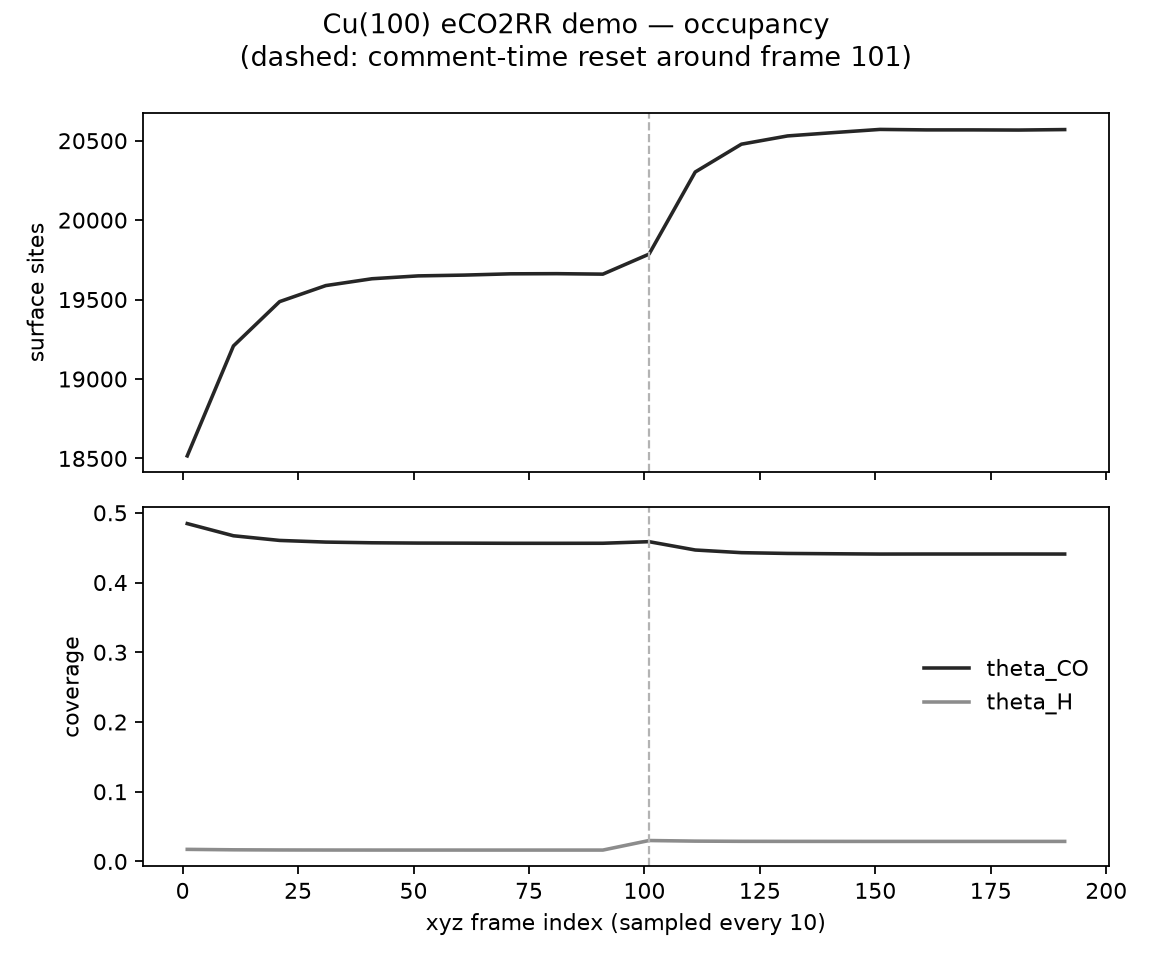

The Python source for this figure:
#!/usr/bin/env python3
"""Stream traj-demo.xyz (does not load the whole 1.2 GB) and write occupancy vs frame."""
from collections import Counter
from pathlib import Path
import matplotlib.pyplot as plt
import numpy as np

XYZ = Path("traj-demo.xyz")
DAT = Path("traj-demo.dat")
STRIDE = 10
OUT_CSV = Path("occupancy_vs_time.csv")
OUT_PNG = Path("occupancy_vs_time.png")

def parse_comment_time(comment: str) -> float:
    for p in reversed(comment.split()):
        try:
            return float(p)
        except ValueError:
            continue
    return float("nan")

def sample(path: Path, stride: int):
    rows = []
    with path.open() as f:
        iframe = 0
        while True:
            line = f.readline()
            if not line:
                break
            natoms = int(line.strip())
            comment = f.readline()
            take = iframe % stride == 0
            st = Counter()
            for _ in range(natoms):
                parts = f.readline().split()
                if take and len(parts) >= 5:
                    st[parts[4]] += 1
            if take:
                bulk = st.get("5", 0)
                empty = st.get("0", 0)
                co = st.get("1", 0)
                h = st.get("2", 0)
                surf = empty + co + h
                t = parse_comment_time(comment)
                rows.append((
                    iframe + 1, t, natoms, bulk, surf, empty, co, h,
                    co / surf if surf else float("nan"),
                    h / surf if surf else float("nan"),
                ))
            iframe += 1
    return rows, iframe

rows, nframes = sample(XYZ, STRIDE)
header = "frame,time_s,natoms,bulk,surface,empty,co,h,theta_CO,theta_H"
with OUT_CSV.open("w") as f:
    f.write(header + "\n")
    for r in rows:
        f.write(",".join(str(x) for x in r) + "\n")

data = np.array(rows, dtype=float)
fig, ax = plt.subplots(2, 1, figsize=(7.2, 6.0), sharex=True)
ax[0].plot(data[:, 0], data[:, 4], color="0.15", lw=1.6)
ax[0].set_ylabel("surface sites")
ax[0].axvline(101, color="0.7", ls="--", lw=1)
ax[1].plot(data[:, 0], data[:, 8], color="0.15", lw=1.6, label="theta_CO")
ax[1].plot(data[:, 0], data[:, 9], color="0.55", lw=1.6, label="theta_H")
ax[1].axvline(101, color="0.7", ls="--", lw=1)
ax[1].set_ylabel("coverage")
ax[1].set_xlabel("xyz frame index (sampled every %d)" % STRIDE)
ax[1].legend(frameon=False)
fig.suptitle("Cu(100) eCO2RR demo — occupancy\n(dashed: comment-time reset around frame 101)", y=0.99)
fig.tight_layout()
fig.savefig(OUT_PNG, dpi=160)
print(f"total frames in xyz: {nframes}")
print(f"sampled: {len(rows)}")
print(f"wrote {OUT_CSV}")
print(f"wrote {OUT_PNG}")
